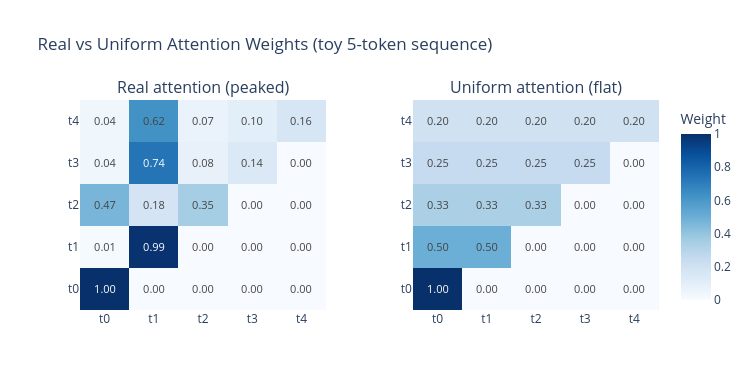

Notebook code for this chart:
### Markdown cell above
### Step 3: Visualise Both Side-by-Side

### Code cell
labels = [f"t{i}" for i in range(n_tokens)]

fig = make_subplots(
    rows=1, cols=2,
    subplot_titles=["Real attention (peaked)", "Uniform attention (flat)"],
    horizontal_spacing=0.15,
)

for col, (w, show_scale) in enumerate(
    [(weights_real, False), (weights_uniform, True)], start=1
):
    fig.add_trace(
        go.Heatmap(
            z=w, x=labels, y=labels,
            colorscale="Blues",
            zmin=0, zmax=1,
            showscale=show_scale,
            texttemplate="%{z:.2f}",
            textfont={"size": 11},
            hovertemplate="%{y} → %{x}: %{z:.3f}<extra></extra>",
            colorbar=dict(title="Weight"),
        ),
        row=1, col=col,
    )

fig.update_layout(
    title="Real vs Uniform Attention Weights (toy 5-token sequence)",
    width=750,
    height=390,
)
fig.show()

### Figure 1 — Plotly figure (JSON) as saved in the notebook; plotly's stock layout.template omitted (floating-point values rounded to 4 significant figures)
{"data": [{"colorbar": {"title": {"text": "Weight"}}, "colorscale": [[0, "rgb(247,251,255)"], [0.125, "rgb(222,235,247)"], [0.25, "rgb(198,219,239)"], [0.375, "rgb(158,202,225)"], [0.5, "rgb(107,174,214)"], [0.625, "rgb(66,146,198)"], [0.75, "rgb(33,113,181)"], [0.875, "rgb(8,81,156)"], [1, "rgb(8,48,107)"]], "hovertemplate": "%{y} → %{x}: %{z:.3f}<extra></extra>", "showscale": false, "textfont": {"size": 11}, "texttemplate": "%{z:.2f}", "type": "heatmap", "x": ["t0", "t1", "t2", "t3", "t4"], "xaxis": "x", "y": ["t0", "t1", "t2", "t3", "t4"], "yaxis": "y", "z": [[1.0, 0.0, 0.0, 0.0, 0.0], [0.01148, 0.9885, 0.0, 0.0, 0.0], [0.469, 0.178, 0.353, 0.0, 0.0], [0.03989, 0.7401, 0.07726, 0.1428, 0.0], [0.04102, 0.6247, 0.06625, 0.1042, 0.1639]], "zmax": 1, "zmin": 0}, {"colorbar": {"title": {"text": "Weight"}}, "colorscale": [[0, "rgb(247,251,255)"], [0.125, "rgb(222,235,247)"], [0.25, "rgb(198,219,239)"], [0.375, "rgb(158,202,225)"], [0.5, "rgb(107,174,214)"], [0.625, "rgb(66,146,198)"], [0.75, "rgb(33,113,181)"], [0.875, "rgb(8,81,156)"], [1, "rgb(8,48,107)"]], "hovertemplate": "%{y} → %{x}: %{z:.3f}<extra></extra>", "showscale": true, "textfont": {"size": 11}, "texttemplate": "%{z:.2f}", "type": "heatmap", "x": ["t0", "t1", "t2", "t3", "t4"], "xaxis": "x2", "y": ["t0", "t1", "t2", "t3", "t4"], "yaxis": "y2", "z": [[1.0, 0.0, 0.0, 0.0, 0.0], [0.5, 0.5, 0.0, 0.0, 0.0], [0.3333, 0.3333, 0.3333, 0.0, 0.0], [0.25, 0.25, 0.25, 0.25, 0.0], [0.2, 0.2, 0.2, 0.2, 0.2]], "zmax": 1, "zmin": 0}], "layout": {"annotations": [{"font": {"size": 16}, "showarrow": false, "text": "Real attention (peaked)", "x": 0.2125, "xanchor": "center", "xref": "paper", "y": 1, "yanchor": "bottom", "yref": "paper"}, {"font": {"size": 16}, "showarrow": false, "text": "Uniform attention (flat)", "x": 0.7875, "xanchor": "center", "xref": "paper", "y": 1, "yanchor": "bottom", "yref": "paper"}], "height": 390, "title": {"text": "Real vs Uniform Attention Weights (toy 5-token sequence)"}, "width": 750, "xaxis": {"anchor": "y", "domain": [0, 0.425]}, "xaxis2": {"anchor": "y2", "domain": [0.575, 1]}, "yaxis": {"anchor": "x", "domain": [0, 1]}, "yaxis2": {"anchor": "x2", "domain": [0, 1]}}}
